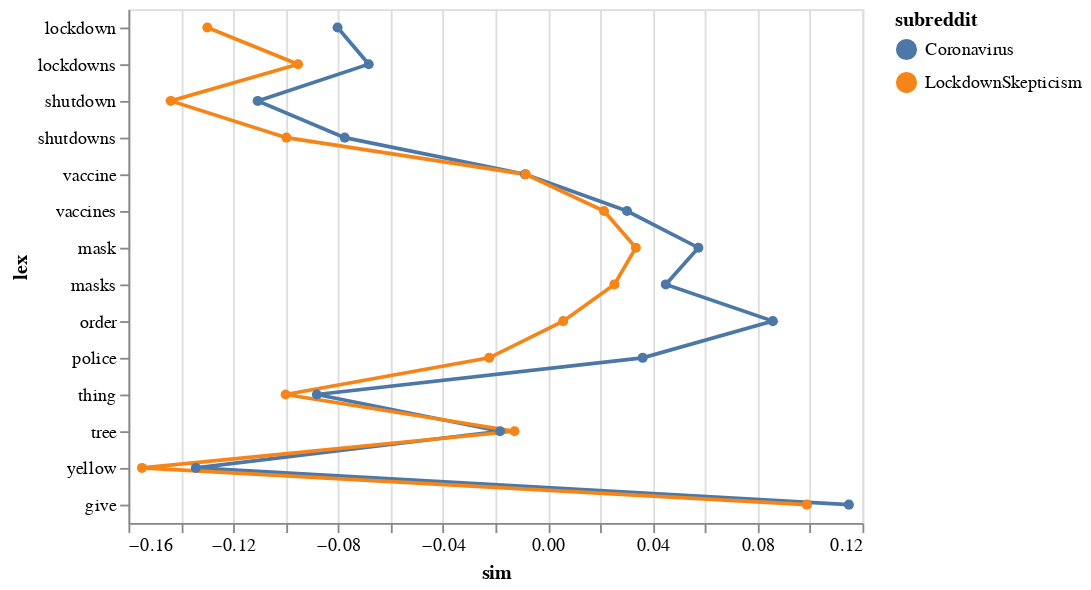

The notebook cell this image was saved under:
### Code cell
sims_df = pd.DataFrame(sims)

alt.Chart(sims_df).mark_line(point=True).encode(
	x='sim',
	y=alt.Y('lex', sort=None),
	color='subreddit'
)

### Figure 1 — Vega-Lite specification as saved in the notebook (floating-point values rounded to 4 significant figures)
{"config": {"view": {"continuousWidth": 400, "continuousHeight": 300}}, "data": {"name": "data-c9778c8940eb52a5fea98a46ae8ba2b0"}, "mark": {"type": "line", "point": true}, "encoding": {"color": {"field": "subreddit", "type": "nominal"}, "x": {"field": "sim", "type": "quantitative"}, "y": {"field": "lex", "sort": null, "type": "nominal"}}, "$schema": "https://vega.github.io/schema/vega-lite/v4.17.0.json", "datasets": {"data-c9778c8940eb52a5fea98a46ae8ba2b0": [{"subreddit": "Coronavirus", "lex": "lockdown", "sim": -0.08023}, {"subreddit": "LockdownSkepticism", "lex": "lockdown", "sim": -0.1299}, {"subreddit": "Coronavirus", "lex": "lockdowns", "sim": -0.06834}, {"subreddit": "LockdownSkepticism", "lex": "lockdowns", "sim": -0.0953}, {"subreddit": "Coronavirus", "lex": "shutdown", "sim": -0.1107}, {"subreddit": "LockdownSkepticism", "lex": "shutdown", "sim": -0.1438}, {"subreddit": "Coronavirus", "lex": "shutdowns", "sim": -0.07749}, {"subreddit": "LockdownSkepticism", "lex": "shutdowns", "sim": -0.09973}, {"subreddit": "Coronavirus", "lex": "vaccine", "sim": -0.008722}, {"subreddit": "LockdownSkepticism", "lex": "vaccine", "sim": -0.008453}, {"subreddit": "Coronavirus", "lex": "vaccines", "sim": 0.0302}, {"subreddit": "LockdownSkepticism", "lex": "vaccines", "sim": 0.02141}, {"subreddit": "Coronavirus", "lex": "mask", "sim": 0.05741}, {"subreddit": "LockdownSkepticism", "lex": "mask", "sim": 0.03357}, {"subreddit": "Coronavirus", "lex": "masks", "sim": 0.04498}, {"subreddit": "LockdownSkepticism", "lex": "masks", "sim": 0.02538}, {"subreddit": "Coronavirus", "lex": "order", "sim": 0.08581}, {"subreddit": "LockdownSkepticism", "lex": "order", "sim": 0.005835}, {"subreddit": "Coronavirus", "lex": "police", "sim": 0.03616}, {"subreddit": "LockdownSkepticism", "lex": "police", "sim": -0.02239}, {"subreddit": "Coronavirus", "lex": "thing", "sim": -0.08812}, {"subreddit": "LockdownSkepticism", "lex": "thing", "sim": -0.1}, {"subreddit": "Coronavirus", "lex": "tree", "sim": -0.01825}, {"subreddit": "LockdownSkepticism", "lex": "tree", "sim": -0.01273}, {"subreddit": "Coronavirus", "lex": "yellow", "sim": -0.1343}, {"subreddit": "LockdownSkepticism", "lex": "yellow", "sim": -0.1548}, {"subreddit": "Coronavirus", "lex": "give", "sim": 0.1148}, {"subreddit": "LockdownSkepticism", "lex": "give", "sim": 0.09882}]}}
